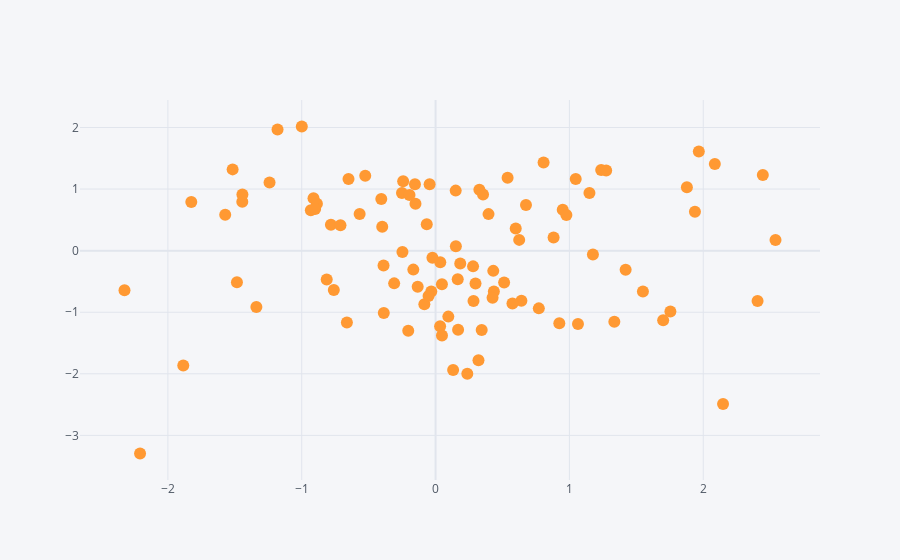

Source (notebook cell):
### Code cell
dataframe.iplot(kind='scatter', x='a', y='b', mode='markers')
